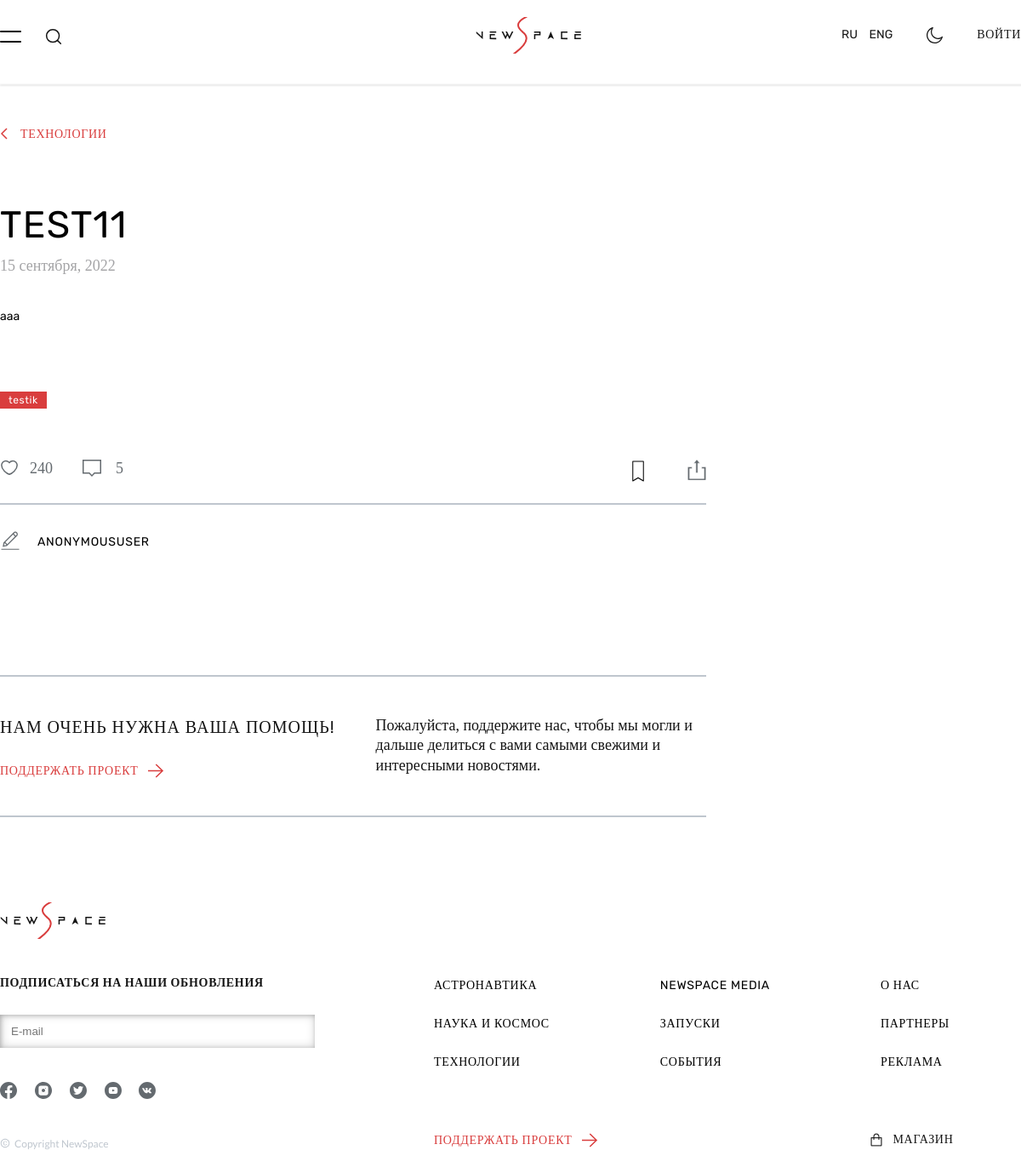
The app's page /post/test/ with its own data.
### Newsman/models.py (models this page shows, shortened)
class News(models.Model):
    title = models.CharField(max_length=255, verbose_name="Заголовок")
    slug = models.SlugField(max_length=255, unique=True, db_index=True, verbose_name="URL")
    content = models.TextField(blank=True, verbose_name="Текст статьи")
    photo = models.ImageField(upload_to="photos/%Y/%m/%d/", verbose_name="Фото", blank=True)
    time_create = models.DateTimeField(auto_now_add=True, verbose_name="Время создания")
    time_update = models.DateTimeField(auto_now=True, verbose_name="Время изменения")
    is_published = models.BooleanField(default=True, verbose_name="Опубликован")
    author_visible = models.BooleanField(default=True, verbose_name="Отображать автора", blank=True)
    author = models.ForeignKey('auth.User', verbose_name=u'автор поста', blank=True, null=True, on_delete=models.CASCADE)
    category = models.ForeignKey('Category', on_delete=models.PROTECT, verbose_name="Категория", blank=True, null=True)
    class Meta:
        verbose_name = 'Новости'
        verbose_name_plural = 'Новости'
        ordering = ['-time_create']

class Category(models.Model):
    title = models.CharField(max_length=150, db_index=True, verbose_name="Имя категории")
    slug = models.SlugField(max_length=255, unique=True, db_index=True, verbose_name="URL")
    def __str__(self):
        return self.title
    class Meta:
        verbose_name = 'категория'
        verbose_name_plural = 'категории'
        ordering = ['title']

### Newsman/views.py (the view, shortened to what this page needs)
# urls.py: path('post/<slug:slug>/', show_post, name='post'),
def show_post(request, slug):
    post = get_object_or_404(News, slug=slug)
    comments_all = Comment.objects.all().filter(post_id=post.id)
    replys_increment = 0
    answers_list = list(comments_all.values_list('id'))
    for i in answers_list:
        for x in i:
            replys_all = Reply.objects.all().filter(comment_id=x)
            replys_increment += replys_all.count()
    comments = len(comments_all) + replys_increment
    posts_more = News.objects.all().filter(~Q(id=post.id)).filter(category=post.category.id)[:3]
    date = datetime.datetime.today()
    time = str(date.day) + ' ' + '0' + str(date.month) + ' ' + str(date.year)
    day = str(date.day - 1) + ' ' + '0' + str(date.month) + ' ' + str(date.year)
    context = {
        'post': post,
        'title': post.title,
        'time': time,
        'minutes': minutes,
        'hours': hours,
        'day': day,
        'posts_more': posts_more,
        'comments': comments,
    }
    return render(request, 'post.html', context=context)

### Newsman/templates/post.html (shortened to what this page needs)
{% extends 'base.html' %}
{% load static %}
{% block styles %}
<link rel="stylesheet" href="{% static 'css/post.css' %}">
<link rel="stylesheet" href="{% static 'css/components/btnprev.css' %}">
{% endblock styles %}
{% block main %}
<div class="container">
    <div class="post">
    <a href="/" class="btn-prev">
        <div class="arrow-prev">
        <svg xmlns="http://www.w3.org/2000/svg" width="9" height="14" viewBox="0 0 9 14" fill="none">
            <path d="M8 1L2 7L8 13" stroke="#D93D3D" stroke-width="1.5"/>
        </svg>
            </div>
        <div class="text-prev">Технологии</div>
    </a>
        <div class="post-title">{{post.title | truncatechars:117}}</div>
        <div class="post-date">
            {% if post.time_create|date:"j m Y" == time %}
            Сегодня
            {% elif post.time_create|date:"j m Y" == day %}
            Вчера
            {% else %}
            {{post.time_create | date:"j"}} <span id="month">{{post.time_create | date:"E"}}</span>,
            {{post.time_create | date:"Y"}}
            {% endif %}
        </div>
        <div class="post-content">
            {{post.content | safe}}
        </div>
    </div>
    <div class="post-information">
        <div class="post-tag"><span>{{post.category}}</span></div>
        <div class="post-stats">
            <div class="post-stats-inner">
                <div class="post-stats-feedback">
                        <div class="post-stats-feedback-like">
                            <div class="post-stats-feedback-like-count">240</div>
                        </div>
                    <div class="post-stats-feedback-comment">
                        <svg id="btn-open" xmlns="http://www.w3.org/2000/svg" width="22" height="20" viewBox="0 0 22 20" fill="none">
                            <path d="M8.18772 16.0603L7.96718 15.8354H7.65217H0.75V0.75H21.25V15.8354H14.3478H14.0328L13.8123 16.0603L11 18.9287L8.18772 16.0603Z" stroke="#646A6F" stroke-width="1.5"/>
                        </svg>
                        <div class="post-stats-feedback-comment-count">{{comments}}</div>
                    </div>
                </div>
                <div class="post-stats-share">
                    <div class="post-stats-share-favorites">
                    </div>
                        <div class="post-stats-share-link">
                    </div>
                </div>
            </div>
        </div>
        <hr style="border: 1px solid #BFC6CE; width: 830px; margin-top: 20px">
        <div class="leave-comment" id="btn-open-2">
            <div class="leave-comment-svg">
            </div>
            <div class="leave-comment-content">{{user}}</div>
        </div>
        <hr style="border: 1px solid #BFC6CE; width: 830px; margin-top: 20px">
    </div>
    <div class="post-donate">
        <div class="post-donate-block1">
            <div class="post-donate-block1-title">
                Нам очень нужна ваша помощь!
            </div>
            <div class="post-donate-block1-link">
                <div class="post-donate-block1-link-content">
                    <a target="_blank" href="https://www.donationalerts.com/r/newspacepress">поддержать проект</a>
                </div>
                <div class="post-donate-block1-link-svg">
                    <a href="#"><svg xmlns="http://www.w3.org/2000/svg" width="19" height="17" viewBox="0 0 19 17" fill="none">
                        <path d="M0 8.5H17" stroke="#D93D3D" stroke-width="1.5"/>
                        <path d="M9.27295 16L17.0002 8.5L9.27295 1" stroke="#D93D3D" stroke-width="1.5"/>
                    </svg></a>
                </div>
            </div>
        </div>
        <div class="post-donate-block2">
            Пожалуйста, поддержите нас, чтобы мы могли и дальше делиться с вами самыми свежими и интересными новостями.
        </div>
    </div>
    <hr style="border: 1px solid #BFC6CE; width: 830px; margin-top: 20px">
<footer>
    <div class="container">
        <div class="footer__inner">
        <div class="footer-block-1">
            <div class="footer-block-1-logo">
            </div>
            <div class="footer-block-1-title">ПОДПИСАТЬСЯ НА НАШИ ОБНОВЛЕНИЯ</div>
            <div class="footer-block-1-input">
                <input type="text" placeholder="E-mail">
            </div>
            <div class="footer-block-1-soc-links">
                <div class="footer-block-1-soc-link"><a target="_blank" href="https://www.facebook.com/newspacepress/"></a></div>
                <div class="footer-block-1-soc-link">
                    <a href="https://www.instagram.com/newspace.press/" target="_blank">
                </a></div>
                <div class="footer-block-1-soc-link">
                    <a href="https://twitter.com/newspacepress" target="_blank">
                    </a>
                </div>
                <div class="footer-block-1-soc-link">
                    <a href="https://www.youtube.com/c/NewSpaceChannel" target="_blank">
                    </a>
                </div>
                <div class="footer-block-1-soc-link">
                    <a href="https://vk.com/newspacepress" target="_blank">
                    </a>
                </div>
            </div>
            <div class="footer-block-1-copyright">
                <div class="footer-block-1-copyright-svg"></div>
                <div class="footer-block-1-copyright-text">Copyright NewSpace</div>
            </div>
        </div>
        <div class="footer-block-2">
            <div class="footer-block-2-top">
                <div class="footer-block-2-column-1">
                    <div class="footer-block-2-cell cell-1"><a href="#">Астронавтика</a></div>
                    <div class="footer-block-2-cell cell-2"><a href="#">Наука и космос</a></div>
                    <div class="footer-block-2-cell cell-3"><a href="#">Технологии</a></div>
                </div>
                <div class="footer-block-2-column-2">
                    <div class="footer-block-2-cell cell-1"><a href="#">NewSpace Media</a></div>
                    <div class="footer-block-2-cell cell-2"><a href="#">Запуски</a></div>
                    <div class="footer-block-2-cell cell-3"><a href="#">События</a></div>
                </div>
                <div class="footer-block-2-column-3">
                    <div class="footer-block-2-cell cell-1"><a href="#">О нас</a></div>
                    <div class="footer-block-2-cell cell-2"><a href="#">Партнеры</a></div>
                    <div class="footer-block-2-cell cell-3"><a href="#">Реклама</a></div>
                </div>
            </div>
            <div class="footer-block-2-bottom">
                <div class="post-donate-block2-bottom-link">
                    <div class="post-donate-block1-link-content">
                        <a target="_blank" href="https://www.donationalerts.com/r/newspacepress">поддержать проект</a>
                    </div>
                    <div class="post-donate-block1-link-svg">
                        <a href="#"><svg xmlns="http://www.w3.org/2000/svg" width="19" height="17" viewBox="0 0 19 17" fill="none">
                            <path d="M0 8.5H17" stroke="#D93D3D" stroke-width="1.5"/>
                            <path d="M9.27295 16L17.0002 8.5L9.27295 1" stroke="#D93D3D" stroke-width="1.5"/>
                        </svg></a>
                    </div>
                </div>
                <div class="footer-shop-link">
                    <div class="footer-shop-link-svg"></div>
                    <div class="footer-shop-link-content">МАГАЗИН</div>
                </div>
            </div>
        </div>
        </div>
    </div>
</footer>
{% endblock %}

### mainApp/static/css/style.css (style rules this page uses)
body { margin: 0 auto; font-family: 'Rubik', sans-serif; -webkit-font-smoothing: antialiased; -moz-osx-font-smoothing: grayscale; font-size: 14px; }
*, *:before, *:after { box-sizing: border-box; }
a { text-decoration: none; }
p { margin: 0 0 10px; }
hr { margin: 0; }
.container { width: 100%; max-width: 1200px; margin: 0 auto; padding: 0 0px; }

### mainApp/static/css/post.css (style rules this page uses)
a { text-decoration: none; color: #000; }
.post { padding-top: 150px; }
.post-title { font-family: 'Rubik'; font-weight: 400; font-size: 44px; color: #000; letter-spacing: 0.03em; text-transform: uppercase; }
.post-date { margin-top: 12px; font-family: 'Exo 2.0'; font-size: 18px; color: #a4a4a6; font-style: normal; font-weight: 300; }
.post-content { margin-top: 40px; }
.post-tag { display: flex; margin-top: 80px; }
.post-tag span { display: flex; letter-spacing: 0.05em; font-size: 12px; background-color: #D93D3D; color: #fff; padding: 3px 10px; }
.post-stats { width: 830px; margin-top: 60px; }
.post-stats-inner { display: flex; justify-content: space-between; }
.post-stats-feedback { display: flex; }
.post-stats-feedback-like { display: flex; margin-right: 35px; }
.post-stats-feedback-comment { display: flex; }
.post-stats-feedback-comment svg { margin-right: 17px; cursor: pointer; }
.post-stats-feedback-like svg { margin-right: 13px; }
.post-stats-feedback-like-count { font-family: 'Exo 2.0'; font-size: 18px; color: #646A6F; }
.post-stats-feedback-comment-count { font-family: 'Exo 2.0'; font-size: 18px; color: #646A6F; }
.post-stats-share { display: flex; }
.post-stats-share-favorites { margin-right: 45px; }
.leave-comment { display: flex; height: 150px; margin-top: 30px; cursor: pointer; }
.leave-comment-content { margin-top: 5px; margin-left: 20px; font-family: 'Rubik'; letter-spacing: 0.05em; text-transform: uppercase; }
.post-donate { display: flex; margin-top: 46px; margin-bottom: 40px; }
.post-donate-block1 { margin-right: 48px; }
.post-donate-block2 { font-family: 'Exo 2.0'; font-size: 18px; width: 413px; line-height: 130%; color: #151515; }
.post-donate-block1-title { font-family: 'Rubik'; font-weight: 400; font-size: 20px; line-height: 130%; letter-spacing: 0.05em; text-transform: uppercase; color: #151515; }
.post-donate-block1-link { margin-top: 30px; display: flex; }
.post-donate-block1-link-content a { font-family: 'Rubik'; line-height: 120%; letter-spacing: 0.05em; text-transform: uppercase; color: #D93D3D; margin-right: 12px; }
footer { margin-top: 100px; margin-bottom: 50px; }
.footer__inner { display: flex; }
.footer-block-1-title { font-family: 'Rubik'; font-weight: 700; line-height: 120%; letter-spacing: 0.05em; text-transform: uppercase; color: #151515; margin-top: 40px; }
.footer-block-1-input { margin-top: 28px; }
.footer-block-1-input input { outline: none; border: none; box-shadow: inset 1px 1px 5px rgba(0,0,0,0.2), inset 1px 0px 12px rgba(0,0,0,0.2); padding: 12px 13px; width: 370px; }
.footer-block-1-soc-links { display: flex; margin-top: 40px; }
.footer-block-1-soc-link { margin-right: 20px; }
.footer-block-1-copyright { display: flex; margin-top: 40px; }
.footer-block-1-copyright-text { font-family: 'Lato'; font-size: 12px; line-height: 130%; color: #BFC6CE; margin-left: 5px; }
.footer-block-2 { margin-top: 90px; margin-left: 140px; }
.footer-block-2-top { display: flex; }
.footer-block-2-cell { font-family: 'Rubik'; font-size: 14px; line-height: 120%; letter-spacing: 0.05em; text-transform: uppercase; color: #151515; }
.footer-block-2-column-1 { margin-right: 130px; }
.footer-block-2-column-2 { margin-right: 130px; }
.cell-1 { margin-bottom: 28px; }
.cell-2 { margin-bottom: 28px; }
.footer-block-2-bottom { margin-top: 75px; display: flex; }
.post-donate-block2-bottom-link { display: flex; }
.footer-shop-link { margin-left: 320px; }
.footer-shop-link { display: flex; }
.footer-shop-link-svg { margin-right: 12px; }
.footer-shop-link-content { font-family: 'Rubik'; line-height: 120%; letter-spacing: 0.05em; text-transform: uppercase; color: #151515; }

### mainApp/static/css/components/btnprev.css (style rules this page uses)
.btn-prev { cursor: pointer; display: flex; margin-bottom: 70px; max-width: 99px; }
.text-prev { margin-left: 15px; font-family: 'Rubik'; font-style: normal; font-weight: 400; font-size: 14px; line-height: 120%; letter-spacing: 0.05em; text-transform: uppercase; color: #D93D3D; }

### records on screen
News: title "TEST11", time_create "15", time_create "сентября", time_create "2022", content "aaa", category "testik"

### other values on screen
{{ comments }} "5"
{{ user }} "ANONYMOUSUSER"
